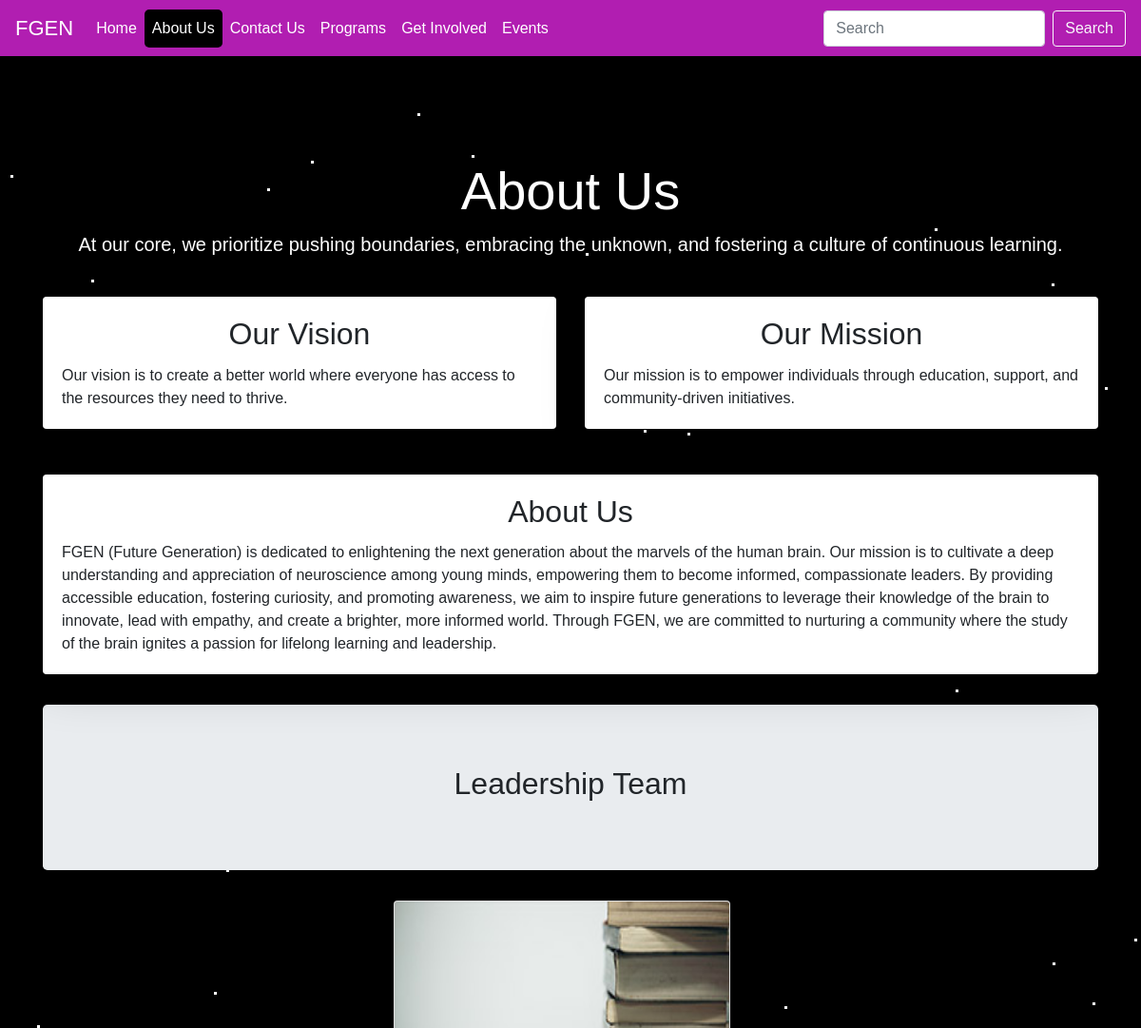
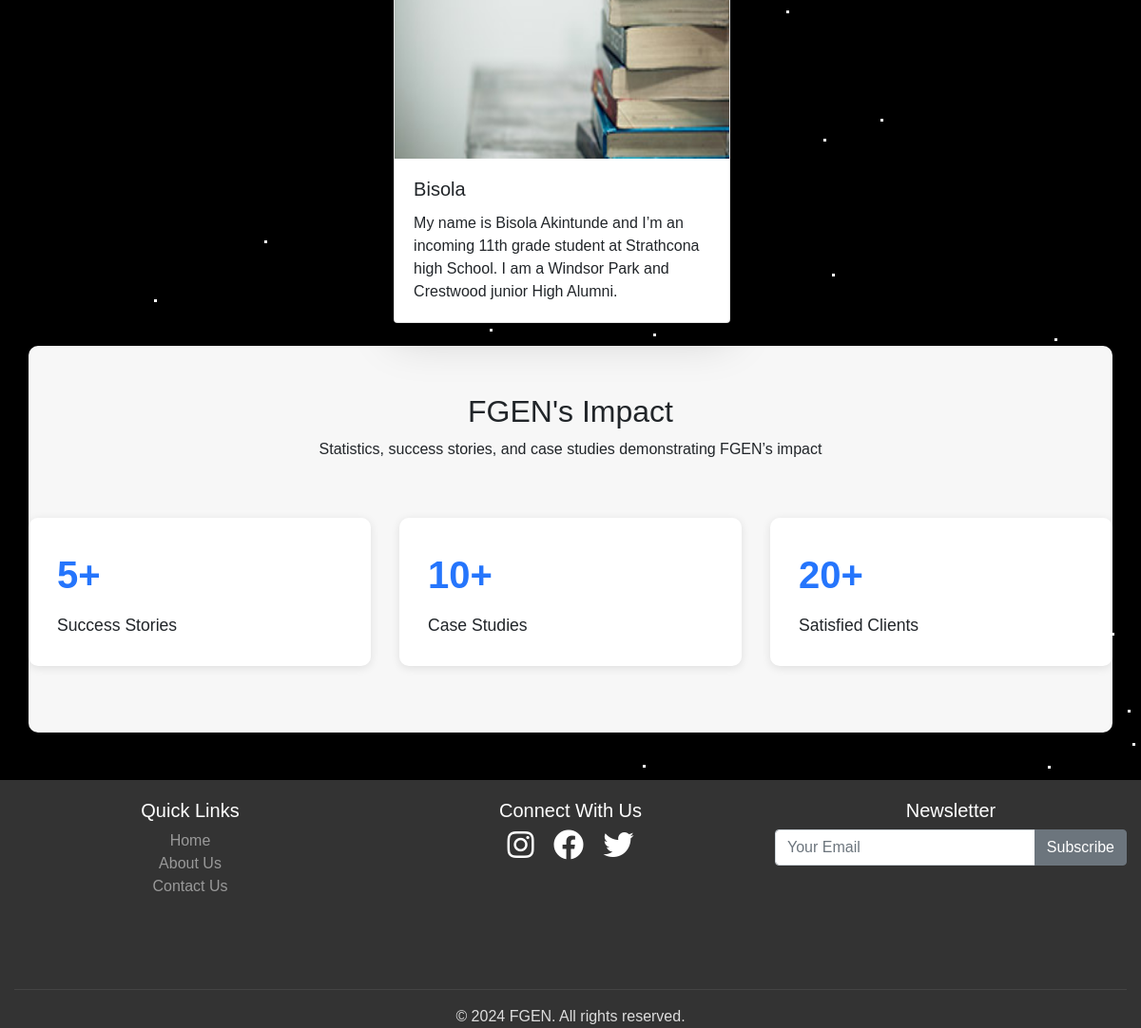
The page /about/ on the database its author committed (2 pictures, top to bottom).
### new_App/models.py (models this page shows, shortened)
class WebData(models.Model):
    page_name = models.CharField(max_length=255)
    title = models.CharField(max_length=200)
    description_text = models.TextField()
    created_At = models.DateTimeField(default=timezone.now)

class Leadership(models.Model):
    l_name = models.CharField(max_length=100)
    l_description = models.CharField(max_length=200)
    l_imagename = models.CharField(max_length=100)
    created_at = models.DateTimeField(auto_now_add=True)

### new_App/views.py (the view)
# urls.py: path('about/', views.about_us, name='about_us'),
def about_us(request):
    leadership = Leadership.objects.all()
    visiondata=WebData.objects.get(title = 'vision')
    missiondata=WebData.objects.get(title = 'mission')
    aboutdata = WebData.objects.get(title='about_text')
    aboutheader = WebData.objects.get(title = 'header')
    ss = WebData.objects.get(title = 'successstory')
    cs = WebData.objects.get(title = 'casestudy')
    sc = WebData.objects.get(title = 'satisfied_clients')
    context = {
        'leadership': leadership,
        'vision': visiondata,
        'mission':missiondata,
        'about':aboutdata,
        'header':aboutheader,
        'active_page': 'about',
        'ss1':ss,
        'cs1':cs,
        'sc1':sc
    }
    return render(request, 'aboutus.html', context)

### new_App/templates/aboutus.html (shortened to what this page needs)
{% extends 'base.html' %}
{% block content %}
<!DOCTYPE html>
<html lang="en">
<head>
</head>
<div class="container mt-5">
    <div class="row">
        <div class="col-12 text-center mb-4">
            <h1 class="display-4 text-white">About Us</h1>
            <p class="lead text-white">{{header.description_text}}</p>
        </div>
    </div>
    <div class="row">
        <div class="col-md-6 mb-4">
            <div class="card card-about border-0 shadow-lg h-100">
                <div class="card-body card-about-body">
                    <h2 class="card-title text-center">Our Vision</h2>
                    <p class="card-text">{{vision.description_text}}</p>
                </div>
            </div>
        </div>
        <div class="col-md-6 mb-4">
            <div class="card card-about border-0 shadow-lg h-100">
                <div class="card-body card-about-body">
                    <h2 class="card-title text-center">Our Mission</h2>
                    <p class="card-text">{{mission.description_text}}</p>
                </div>
            </div>
        </div>
    </div>
    <div class="row">
        <div class="col-sm-12 mt-4 mb-4">
            <div class="card card-about border-0 shadow-lg h-100">
                <div class="card-body card-about-body">
                    <h2 class="card-title text-center">About Us</h2>
                    <p class="card-text">
                        {{about.description_text}}
                    </p>
                </div>
            </div>
        </div>
    </div>
</div>
<div class="container mt-2">
    <div class="jumbotron jumbotron-custom text-center">
        <h2 class="display-6">Leadership Team</h2>
    </div>
    <div class="row">
        <div class="row justify-content-center">
            {% for l in leadership %}
            <div class="col-md-4 col-sm-12 col-lg-4">
                <div class="card card-custom program-card shadow-lg">
                    <img src="/static/assets/images/{{l.l_imagename}}.jpg" height=300 width=250 class="card-img-top" alt="Card Image">
                    <div class="card-body">
                        <h5 class="card-title">{{l.l_name}}</h5>
                        <p class="card-text">{{l.l_description}}</p>
                    </div>
                </div>
            </div>
            {% endfor %}
        </div>
    </div>
</div>
<div class="container impact-section">
    <div class="row">
        <div class="col-12 text-center mb-4">
            <h2>FGEN's Impact</h2>
            <p>Statistics, success stories, and case studies demonstrating FGEN’s impact</p>
        </div>
    </div>
    <div class="row">
        <div class="col-md-4">
            <div class="impact-item fade-in">
                <div class="impact-number">{{ss1.description_text}}+</div>
                <div class="impact-description">Success Stories</div>
            </div>
        </div>
        <div class="col-md-4">
            <div class="impact-item fade-in" style="animation-delay: 0.3s;">
                <div class="impact-number">{{cs1.description_text}}+</div>
                <div class="impact-description">Case Studies</div>
            </div>
        </div>
        <div class="col-md-4">
            <div class="impact-item fade-in" style="animation-delay: 0.6s;">
                <div class="impact-number">{{sc1.description_text}}+</div>
                <div class="impact-description">Satisfied Clients</div>
            </div>
        </div>
    </div>
</div>
{% endblock %}

### staticfiles/assets/css/style.css (style rules this page uses)
body { font-family: Arial, sans-serif; background-color: #f8f9fa; display: flex; min-height: 100vh; flex-direction: column; padding-bottom: 130px; }
h1 { color: #333; }
.card-about { transition: transform 0.3s ease-in-out; }
h1.display-4, h2.card-title { position: relative; animation: fadeInDown 1s; }
.card-about-body p { animation: fadeInUp 1s; }
.program-card { transition: transform 0.2s; }

### new_App/templates/aboutus.html (style rules this page uses)
.impact-section { background: #f7f7f7; padding: 50px 0; border-radius:10px; }
.impact-item { margin: 20px 0; padding: 30px; background: white; border-radius: 10px; box-shadow: 0 2px 10px rgba(0, 0, 0, 0.1); transition: transform 0.3s ease; }
.impact-number { font-size: 2.5rem; font-weight: bold; color: #2575fc; }
.impact-description { font-size: 1.1rem; margin-top: 10px; }
.fade-in { opacity: 0; animation: fadeIn 1s forwards; }

### rows shown on the page
WebData: description_text "At our core, we prioritize pushing boundaries, embracing the unknown, and fostering a culture of continuous learning."
WebData: description_text "Our vision is to create a better world where everyone has access to the resources they need to thrive."
WebData: description_text "Our mission is to empower individuals through education, support, and community-driven initiatives."
WebData: description_text "FGEN (Future Generation) is dedicated to enlightening the next generation about the marvels of the human brain. Our mission is to cultivate a deep understanding and appreciation of neuroscience among young minds, empowering them to become informed, compassionate leaders. By providing accessible education, fostering curiosity, and promoting awareness, we aim to inspire future generations to leverage their knowledge of the brain to innovate, lead with empathy, and create a brighter, more informed world. Through FGEN, we are committed to nurturing a community where the study of the brain ignites a passion for lifelong learning and leadership."
Leadership: l_imagename (picture), l_name "Bisola", l_description "My name is Bisola Akintunde and I’m an incoming 11th grade student at Strathcona high School. I am a Windsor Park and Crestwood junior High Alumni."
WebData: description_text "5"
WebData: description_text "10"
WebData: description_text "20"
